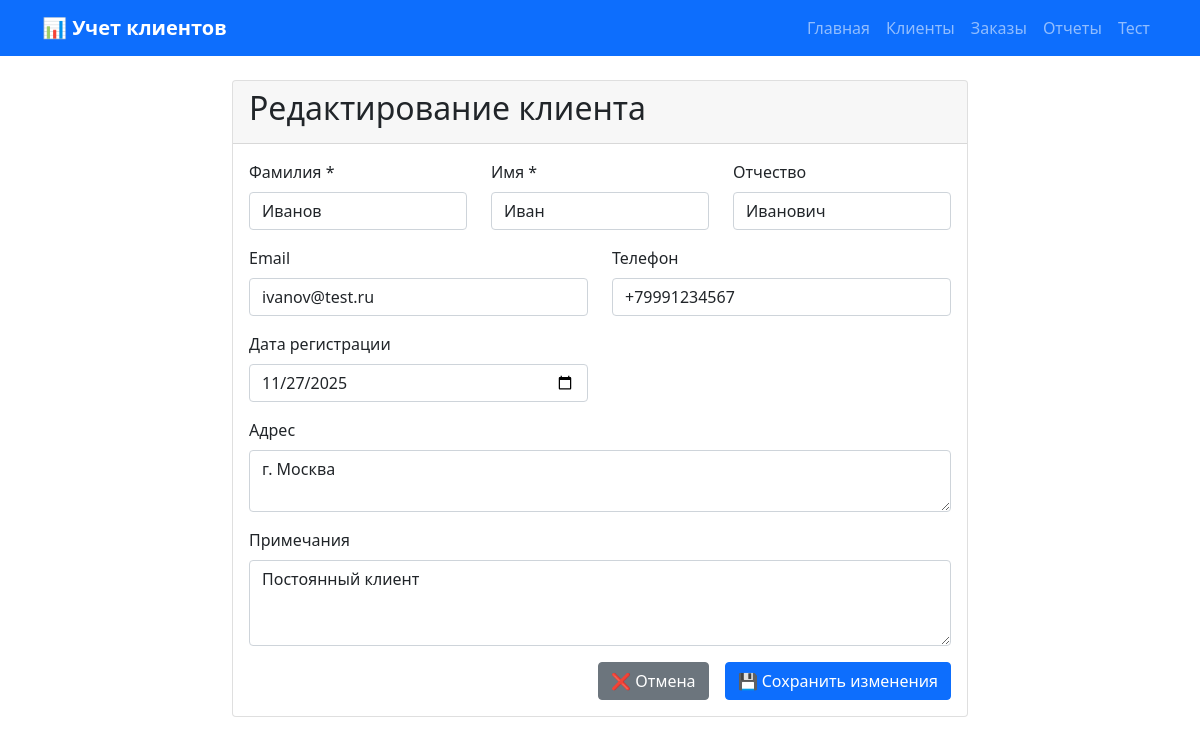
The page /clients/edit/1 on the database its author committed.
### tables this page shows
CREATE TABLE clients (
        id INTEGER PRIMARY KEY AUTOINCREMENT,
        last_name TEXT NOT NULL,
        first_name TEXT NOT NULL,
        middle_name TEXT,
        email TEXT,
        phone TEXT,
        registration_date DATE NOT NULL DEFAULT CURRENT_DATE,
        address TEXT,
        notes TEXT,
        created_at TIMESTAMP DEFAULT CURRENT_TIMESTAMP
    );

### app.py (the view, shortened to what this page needs)
@app.route('/clients/edit/<int:client_id>', methods=['GET', 'POST'])
def edit_client(client_id):
    conn = get_db()
    client = conn.execute('SELECT * FROM clients WHERE id = ?', (client_id,)).fetchone()
    conn.close()
    if not client:
        flash('Клиент не найден!', 'error')
        return redirect(url_for('clients'))
    return render_template('edit_client.html', client=client)

### app.py (called while the page is built)
def get_db():
    conn = sqlite3.connect('clients.db')
    conn.row_factory = sqlite3.Row
    return conn

### templates/edit_client.html
{% extends "base.html" %}
{% block content %}
<div class="row">
    <div class="col-md-8 mx-auto">
        <div class="card">
            <div class="card-header">
                <h2>Редактирование клиента</h2>
            </div>
            <div class="card-body">
                <form method="POST">
                    <div class="row mb-3">
                        <div class="col-md-4">
                            <label class="form-label">Фамилия *</label>
                            <input type="text" name="last_name" class="form-control" value="{{ client.last_name }}" required>
                        </div>
                        <div class="col-md-4">
                            <label class="form-label">Имя *</label>
                            <input type="text" name="first_name" class="form-control" value="{{ client.first_name }}" required>
                        </div>
                        <div class="col-md-4">
                            <label class="form-label">Отчество</label>
                            <input type="text" name="middle_name" class="form-control" value="{{ client.middle_name or '' }}">
                        </div>
                    </div>
                    <div class="row mb-3">
                        <div class="col-md-6">
                            <label class="form-label">Email</label>
                            <input type="email" name="email" class="form-control" value="{{ client.email or '' }}">
                        </div>
                        <div class="col-md-6">
                            <label class="form-label">Телефон</label>
                            <input type="tel" name="phone" class="form-control" value="{{ client.phone or '' }}">
                        </div>
                    </div>
                    <div class="row mb-3">
                        <div class="col-md-6">
                            <label class="form-label">Дата регистрации</label>
                            <input type="date" name="registration_date" class="form-control" value="{{ client.registration_date }}">
                        </div>
                    </div>
                    <div class="mb-3">
                        <label class="form-label">Адрес</label>
                        <textarea name="address" class="form-control" rows="2">{{ client.address or '' }}</textarea>
                    </div>
                    <div class="mb-3">
                        <label class="form-label">Примечания</label>
                        <textarea name="notes" class="form-control" rows="3">{{ client.notes or '' }}</textarea>
                    </div>
                    <div class="d-grid gap-2 d-md-flex justify-content-md-end">
                        <a href="{{ url_for('clients') }}" class="btn btn-secondary me-md-2">❌ Отмена</a>
                        <button type="submit" class="btn btn-primary">💾 Сохранить изменения</button>
                    </div>
                </form>
            </div>
        </div>
    </div>
</div>
{% endblock %}

### rows shown on the page
clients: last_name "Иванов", first_name "Иван", middle_name "Иванович", email "ivanov@test.ru", phone "+79991234567", registration_date "11/27/2025", address "г. Москва", notes "Постоянный клиент"
